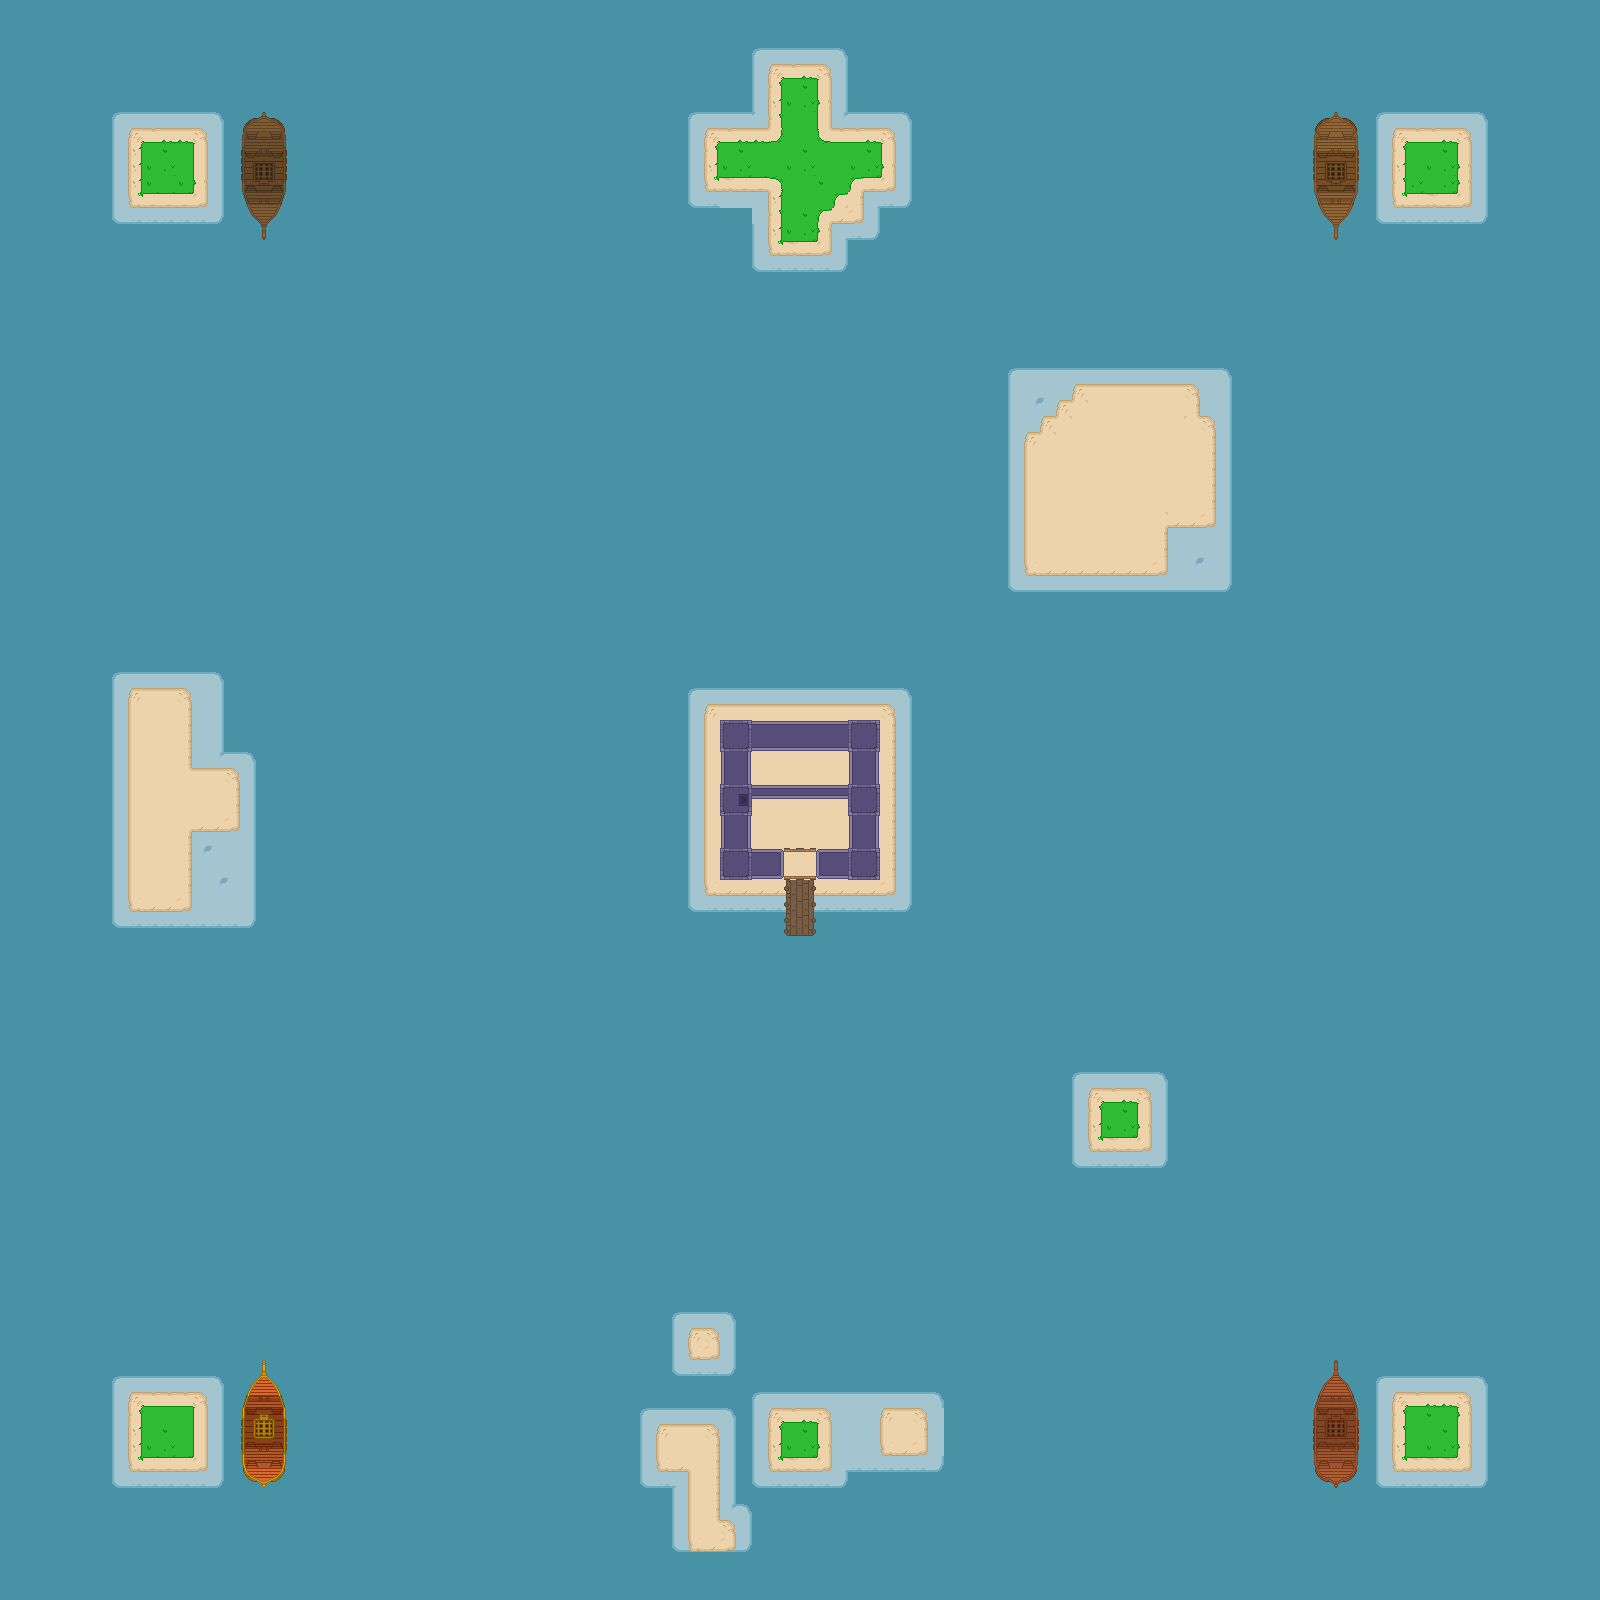

Tiled map render using the project's own tile images. Description and the map definition, with tile-layer contents summarised, below:
An orthogonal 100x100 tile map with 16x16 px tiles, 6 tile layers (Sea, Shallow Sea, Islands, Fort, ...), 4 tilesets.

<map version="1.10" tiledversion="1.11.0" orientation="orthogonal" renderorder="right-down" width="100" height="100" tilewidth="16" tileheight="16" infinite="0" nextlayerid="14" nextobjectid="1">
 <tileset firstgid="1" source="../tilesets/Water and Island tiles.tsx" />
 <tileset firstgid="217" source="../tilesets/Ships tiles.tsx" />
 <tileset firstgid="2107" source="../tilesets/Water+.tsx" />
 <tileset firstgid="2275" source="../tilesets/Fort Tiles.tsx" />
 <layer id="1" name="Sea" width="100" height="100" opacity="0.9">
  <data>[10000 cells, 10000 non-empty, 1 distinct tile ids]</data>
 </layer>
 <layer id="6" name="Shallow Sea" width="100" height="100">
  <data>[10000 cells, 1025 non-empty, 13 distinct tile ids]</data>
 </layer>
 <layer id="2" name="Islands" width="100" height="100">
  <data>[10000 cells, 592 non-empty, 28 distinct tile ids]</data>
 </layer>
 <layer id="9" name="Fort" width="100" height="100">
  <data>[10000 cells, 70 non-empty, 17 distinct tile ids]</data>
 </layer>
 <layer id="5" name="Ships" width="100" height="100">
  <data>[10000 cells, 104 non-empty, 96 distinct tile ids]</data>
 </layer>
 <objectgroup id="10" name="Ships" />
 <layer id="7" name="Docks" width="100" height="100">
  <data>[10000 cells, 8 non-empty, 4 distinct tile ids]</data>
 </layer>
</map>
